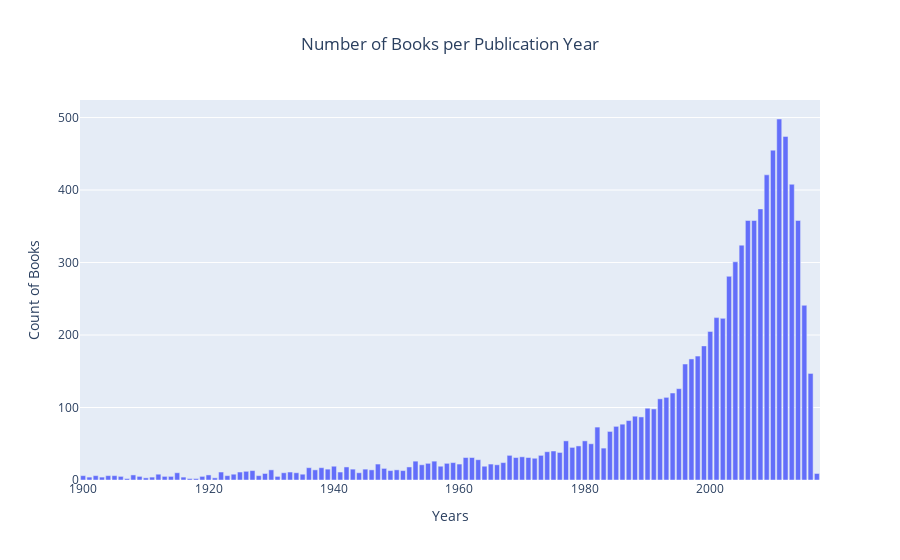

The code cell stored with this chart in its notebook:
### Code cell
## Number of Books per Publication Year

data = books_df.groupby('original_publication_year')['book_id'].count().sort_values(ascending=False)

# Create trace
trace = go.Bar(x = data.index, y = data.values)
# Create layout
layout = go.Layout(title = 'Number of Books per Publication Year',
                   xaxis = dict(title = 'Years'),
                   yaxis = dict(title = 'Count of Books'), title_x=0.5)

# Create plot
fig = go.Figure(data=[trace], layout=layout)
iplot(fig)

### Figure 1 — Plotly figure (JSON) as saved in the notebook; plotly's stock layout.template omitted (floating-point values rounded to 4 significant figures)
{"data": [{"type": "bar", "x": [2011, 2012, 2010, 2009, 2013, 2008, 2007, 2006, 2014, 2005, 2004, 2003, 2015, 2001, 2002, 2000, 1999, 1998, 1997, 1996, 2016, 1995, 1994, 1993, 1992, 1990, 1991, 1988, 1989, 1987, 1986, 1985, 1982, 1984, 1980, 1977, 1981, 1979, 1978, 1983, 1975, 1974, 1976, 1968, 1973, 1970, 1971, 1969, 1962, 1961, 1972, 1963, 1953, 1956, 1967, 1959, 1955, 1958, 1960, 1947, 1965, 1966, 1954, 1940, 1957, 1964, 1942, 1952, 1936, 1938, 1948, 1945, 1943, 1939, 1930, 1937, 1946, 1950, 1951, 1927, 1949, 1926, 1941, 1933, 1925, 1922, 1944, 1934, 1932, 1915, 2017, 1929, 1912, 1924, 1935, 1920, 1908, 1900, 1902, 1928, 1923, 1904, 1905, 1906, 1909, 1914, 1913, 1919, 1931, 1911, 1916, 1903, 1901, 1910, 1921, 1917, 1907, 1918], "y": [498, 474, 455, 421, 408, 374, 358, 358, 358, 324, 301, 281, 241, 224, 223, 205, 185, 171, 167, 160, 147, 126, 120, 114, 112, 99, 98, 88, 87, 82, 77, 74, 73, 67, 54, 54, 50, 47, 45, 44, 40, 39, 38, 34, 34, 32, 31, 31, 31, 31, 30, 28, 26, 26, 24, 24, 23, 23, 22, 22, 22, 21, 21, 19, 19, 19, 18, 18, 17, 17, 16, 15, 15, 15, 14, 14, 14, 14, 13, 13, 13, 12, 11, 11, 11, 11, 10, 10, 10, 10, 9, 9, 8, 8, 8, 7, 7, 6, 6, 6, 6, 6, 6, 5, 5, 5, 5, 5, 5, 4, 4, 4, 4, 3, 3, 2, 2, 2]}], "layout": {"title": {"text": "Number of Books per Publication Year", "x": 0.5}, "xaxis": {"title": {"text": "Years"}}, "yaxis": {"title": {"text": "Count of Books"}}}}
